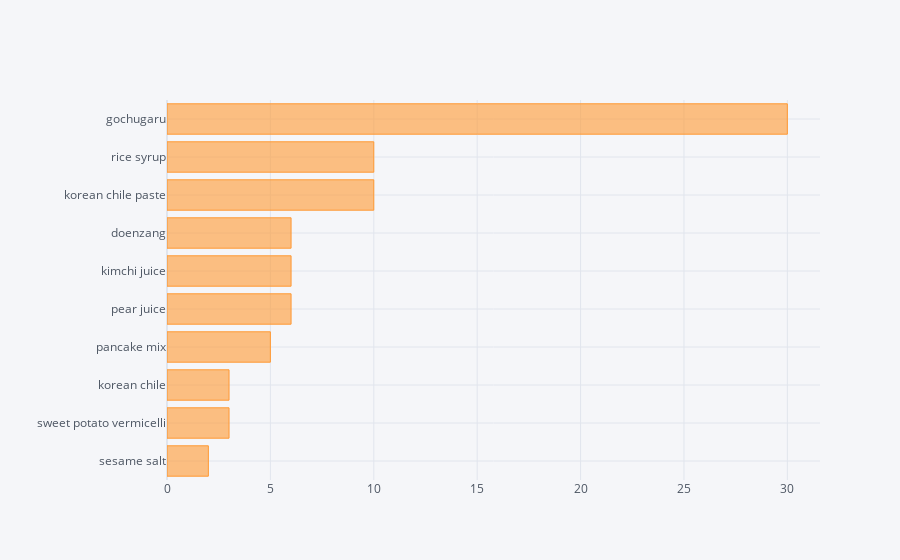

The notebook cell saved with this chart:
### Code cell
plot_unique_ingredients('korean', 10, all_unique_ingredients)

### Figure 1 — Plotly figure (JSON) as saved in the notebook; plotly's stock layout.template omitted (floating-point values rounded to 4 significant figures)
{"data": [{"marker": {"color": "rgba(255, 153, 51, 0.6)", "line": {"color": "rgba(255, 153, 51, 1.0)", "width": 1}}, "name": "count", "orientation": "h", "text": "", "type": "bar", "x": [2, 3, 3, 5, 6, 6, 6, 10, 10, 30], "y": ["sesame salt", "sweet potato vermicelli", "korean chile", "pancake mix", "pear juice", "kimchi juice", "doenzang", "korean chile paste", "rice syrup", "gochugaru"]}], "layout": {"legend": {"bgcolor": "#F5F6F9", "font": {"color": "#4D5663"}}, "paper_bgcolor": "#F5F6F9", "plot_bgcolor": "#F5F6F9", "title": {"font": {"color": "#4D5663"}}, "xaxis": {"gridcolor": "#E1E5ED", "showgrid": true, "tickfont": {"color": "#4D5663"}, "title": {"font": {"color": "#4D5663"}, "text": ""}, "zerolinecolor": "#E1E5ED"}, "yaxis": {"gridcolor": "#E1E5ED", "showgrid": true, "tickfont": {"color": "#4D5663"}, "title": {"font": {"color": "#4D5663"}, "text": ""}, "zerolinecolor": "#E1E5ED"}}}
